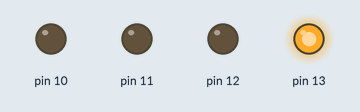
Recording of a sketch running on a simulated Arduino Uno, built with avr-gcc and run on an emulated ATmega328P. Shown: output pins drawn as LEDs (lit = HIGH).

Above: at 0.5 s.
At 2.5 s:
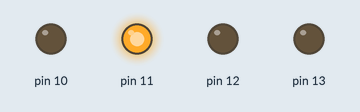
At 3.5 s:
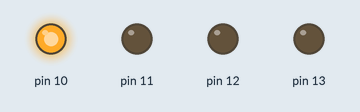
At 5.5 s:
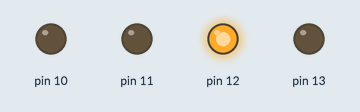
Timing chart, 0 to 7.8 s (numbered marks = the images above):
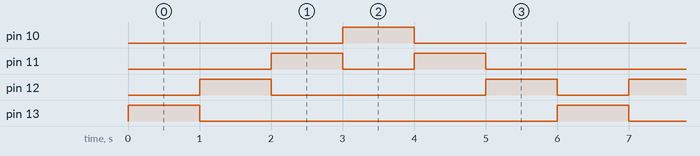

The sketch:

3.LightChaser2.ino
```cpp
int time = 1000; // make a delay of 1 second
void setup() {
  // put your setup code here, to run once:
  // initialize digital pin LED_BUILTIN as an output.
  pinMode(13, OUTPUT);
  pinMode(12, OUTPUT);
  pinMode(11, OUTPUT);
  pinMode(10, OUTPUT);
}

void loop() {
  // put your main code here, to run repeatedly:
  // turn on RED
  digitalWrite(13, HIGH);
  digitalWrite(12, LOW);
  digitalWrite(11, LOW);
  digitalWrite(10, LOW);
  delay(time);                // wait 1 second
  // turn off Red and on Green
  digitalWrite(13, LOW);
  digitalWrite(12, HIGH);
  delay(time);                // wait 1 second
  // turn off Green and on Blue
  digitalWrite(12, LOW);
  digitalWrite(11, HIGH);
  delay(time);                // wait 1 second
  // turn off Blue and on Yellow
  digitalWrite(11, LOW);
  digitalWrite(10, HIGH);
  delay(time);                // wait 1 second
  // turn off Yellow and on Blue
  digitalWrite(11, HIGH);
  digitalWrite(10, LOW);
  delay(time);                // wait 1 second
  // turn off Blue and on Green
  digitalWrite(12, HIGH);
  digitalWrite(11, LOW);
  delay(time);                // wait 1 second
}
```

Measured:
- by itself, pin 10, pin 13: alternates HIGH for 1.0 s and LOW for 5.0 s
- by itself, pin 11: repeats every 6.0 s: LOW 1.0 s, HIGH 1.0 s, LOW 3.0 s, HIGH 1.0 s
- by itself, pin 12: repeats every 6.0 s: LOW 3.0 s, HIGH 1.0 s, LOW 1.0 s, HIGH 1.0 s
